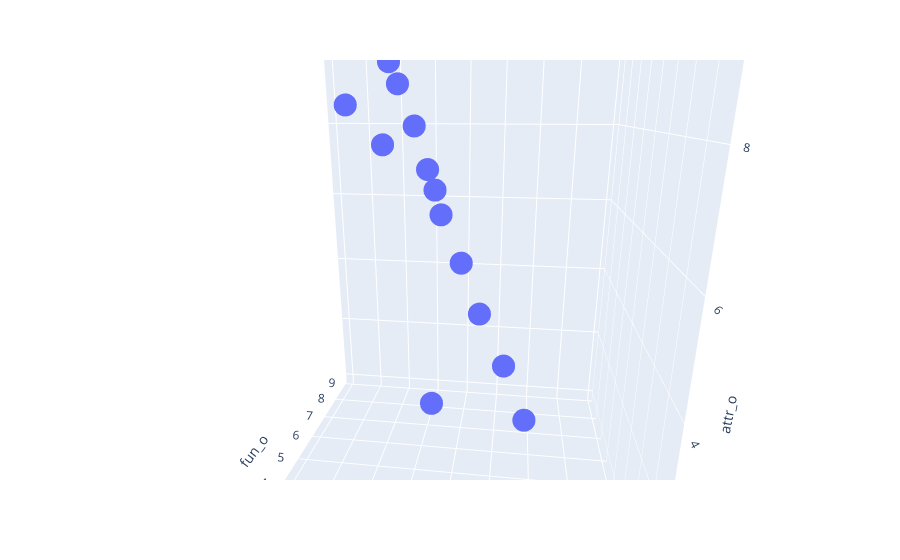

Notebook source saved alongside this figure:
### Markdown cell above
Far better. From an average point of view, we can say that "fun" and "attractivity" are well correlated.

We could see in a previous graph (bars for attr_o correlation) that attr_o is also correlated to shar_o.

We could perform a 3D interactive graph with plotly, with :
- x = average of fun_o for a given attr_o
- y = average of shar_o for a given attr_o
- z = attr_o

### Code cell
import plotly.express as px

df_temp = speed_dating[['fun_o', 'shar_o', 'attr_o']].groupby('attr_o').mean().reset_index()


fig = px.scatter_3d(df_temp, x='fun_o', y='shar_o', z='attr_o')
fig.show()

### Figure 1 — Plotly figure (JSON) as saved in the notebook; plotly's stock layout.template omitted (floating-point values rounded to 4 significant figures)
{"data": [{"hovertemplate": "fun_o=%{x}<br>shar_o=%{y}<br>attr_o=%{z}<extra></extra>", "legendgroup": "", "marker": {"color": "#636efa", "symbol": "circle"}, "mode": "markers", "name": "", "scene": "scene", "showlegend": false, "type": "scatter3d", "x": [1.375, 3.019, 4.029, 4.565, 2, 5.088, 5.717, 6.344, 6.917, 6.894, 8, 7.421, 8.5, 7.863, 7.667, 8, 8.873, 7], "y": [1.125, 2.337, 3.235, 3.746, 5, 4.364, 4.876, 5.46, 5.7, 5.885, 7.333, 6.315, 8.5, 6.829, 7, 9, 7.77, null], "z": [0, 1, 2, 3, 3.5, 4, 5, 6, 6.5, 7, 7.5, 8, 8.5, 9, 9.5, 9.9, 10, 10.5]}], "layout": {"autosize": true, "legend": {"tracegroupgap": 0}, "margin": {"t": 60}, "scene": {"aspectmode": "auto", "aspectratio": {"x": 0.8793, "y": 0.9235, "z": 1.231}, "camera": {"center": {"x": 0, "y": 0, "z": 0}, "eye": {"x": -1.23, "y": -0.1627, "z": 0.3987}, "projection": {"type": "perspective"}, "up": {"x": 0, "y": 0, "z": 1}}, "domain": {"x": [0, 1], "y": [0, 1]}, "xaxis": {"title": {"text": "fun_o"}, "type": "linear"}, "yaxis": {"title": {"text": "shar_o"}, "type": "linear"}, "zaxis": {"title": {"text": "attr_o"}, "type": "linear"}}}}
